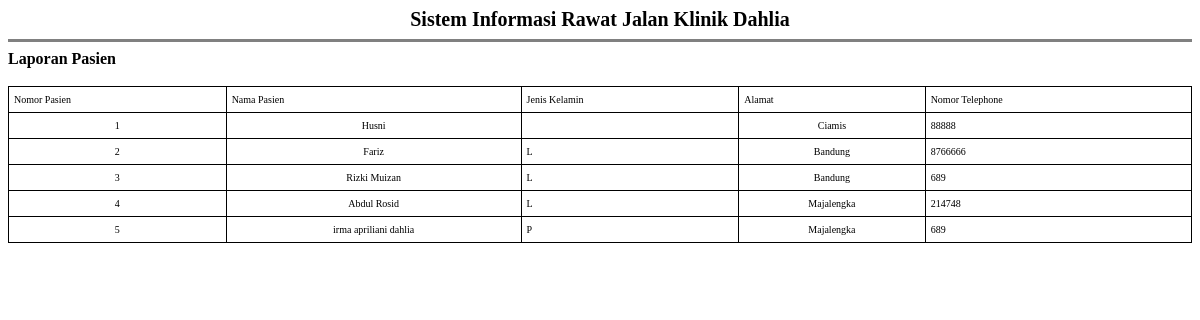
Screenshot of /pengurus/report_pasien.php with the database file from the repository.
### tables this page shows
CREATE TABLE IF NOT EXISTS `pasien` (
  `no_pasien` int(11) NOT NULL AUTO_INCREMENT,
  `nm_pasien` varchar(300) NOT NULL,
  `j_kel` varchar(100) NOT NULL,
  `agama` varchar(100) NOT NULL,
  `alamat` varchar(300) NOT NULL,
  `tgl_lhr` date NOT NULL,
  `usia` varchar(20) NOT NULL,
  `no_tlp` varchar(20) NOT NULL,
  `nm_kk` varchar(300) NOT NULL,
  `hub_kel` varchar(100) NOT NULL,
  `foto` text NOT NULL,
  PRIMARY KEY (`no_pasien`)
);

### pengurus/Table.php (called while the page is built, shortened)
<?php
class Table {
	protected $_tableName;
	function __construct($tableName){
		$this->_tableName = $tableName;
	}
	function findAll(){
		include_once dirname(__FILE__).DIRECTORY_SEPARATOR.'Select.php';
		$sql = "SELECT * FROM `".$this->_tableName."`";
		return new Select($sql);
	}
}

### pengurus/Select.php (called while the page is built, shortened)
<?php
class Select implements Iterator{
	protected $_query;
	protected $_sql;
	protected $_pointer = 0;
	protected $_numResult = 0;
	protected $_results = array();
	function __construct($sql){
		$this->_sql = $sql;
	}
	function rewind(){
		$this->_pointer = 0;
	}
	protected function _getQuery(){
		if(!$this->_query){
			$connection = Connect::getConnection();
			$this->_query = mysql_query($this->_sql, $connection);
		}
		return $this->_query;
	}
	protected function _getNumResult(){
		if(!$this->_numResult){
			$this->_numResult = mysql_num_rows($this->_getQuery());
		}
		return $this->_numResult;
	}
	function valid(){
		if($this->_pointer >= 0 && $this->_pointer < $this->_getNumResult()){
			return true;
		}
		return false;
	}
	protected function _getRow($pointer){
		if(isset($this->_results[$pointer])){
			return $this->_results[$pointer];
		}
		$row = mysql_fetch_object($this->_getQuery());
		if($row){
			$this->_results[$pointer] = $row;
		}
		return $row;
	}
	function next(){
		$row = $this->_getRow($this->_pointer);
		if($row){
			$this->_pointer ++;
		}
		return $row;
	}
}

### pengurus/report_pasien.php (the view, shortened to what this page needs)
<?php
include_once dirname(__FILE__).DIRECTORY_SEPARATOR.'Table.php';
$table = new Table('pasien');
$users = $table->findAll();
?>
<html>
<head>
</head>
<body onLoad="window.print()">
	<center>
	<div align="center">
	  <center>
	  <b style="font-size: 20px">Sistem Informasi Rawat Jalan Klinik Dahlia</b></div>
	  <hr align="center" size="3" noshade="noshade">
	  <div align="left"><strong>Laporan Pasien</strong></div><br>
	</center>
	<table border="1" cellspacing="0" cellpadding="0">
		<thead>
			<tr>
                            <td>Nomor Pasien</td>
		    <td>Nama Pasien</td>
		    <td>Jenis Kelamin</td>
		    <td>Alamat</td>
		    <td>Nomor Telephone</td>
                        </tr>
		</thead>
	  <tbody>
			<?php $no = 1;
                        foreach($users as $user){?>
                        <tr>
                            <td align="center"><?php echo $user->no_pasien;?></td>
                            <td align="center"><?php echo $user->nm_pasien;?></td>
                            <td><?php echo $user->j_kel;?></td>
                            <td align="center"><?php echo $user->alamat;?></td>
                            <td><?php echo $user->no_tlp;?></td>
                        </tr>
                        <?php } ?>
	  </tbody>
</table><br><br>
</body>
</html>

### pengurus/report_pasien.php (style rules this page uses)
table { border: solid 1px #000; border-collapse: collapse; width: 100% }
tr { border: solid 1px #000; page-break-inside: avoid; }
td { padding: 7px 5px; font-size: 10px }
thead { display:table-header-group; }
tbody { display:table-row-group; }
tr { border: solid 1px #000 }
td { padding: 7px 5px;font-size: 10px }

### rows the page displays
pasien: no_pasien "1", nm_pasien "Husni", alamat "Ciamis", no_tlp "88888"
pasien: no_pasien "2", nm_pasien "Fariz", j_kel "L", alamat "Bandung", no_tlp "8766666"
pasien: no_pasien "3", nm_pasien "Rizki Muizan", j_kel "L", alamat "Bandung", no_tlp "689"
pasien: no_pasien "4", nm_pasien "Abdul Rosid", j_kel "L", alamat "Majalengka", no_tlp "214748"
pasien: no_pasien "5", nm_pasien "irma apriliani dahlia", j_kel "P", alamat "Majalengka", no_tlp "689"
